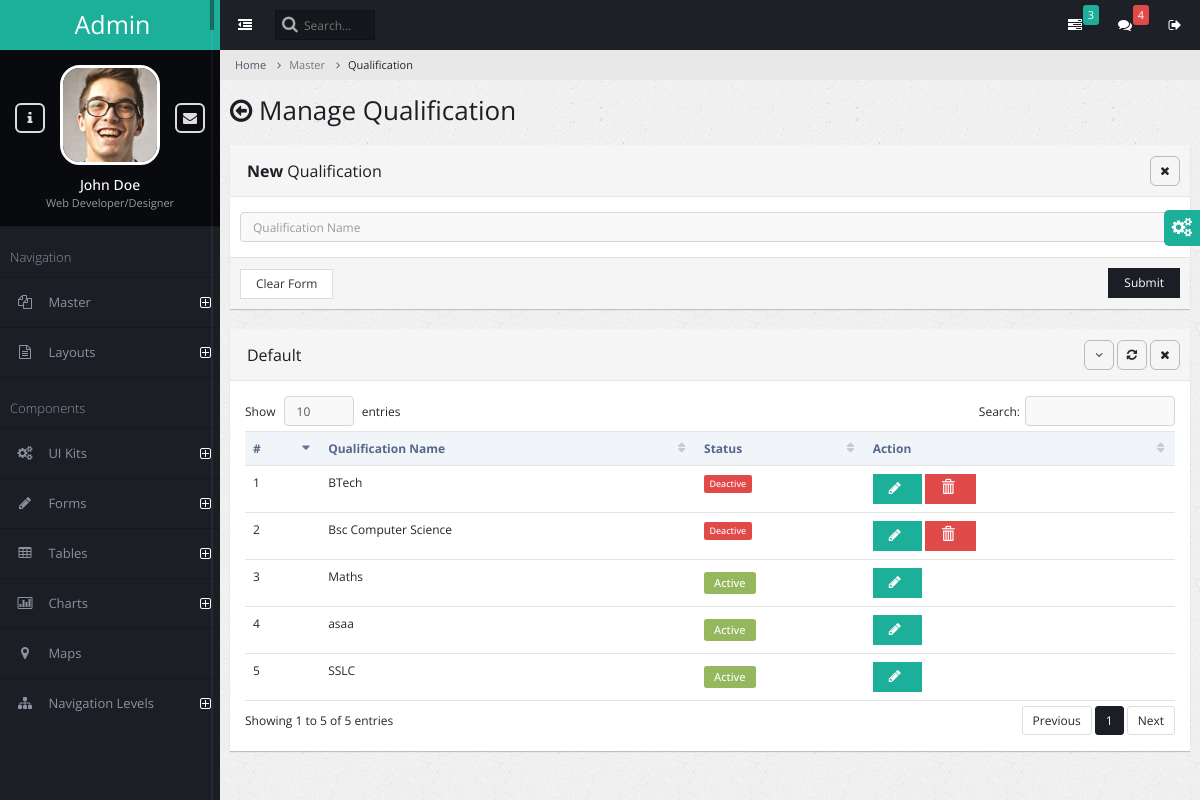
Before: /qualification/ with the older database file.
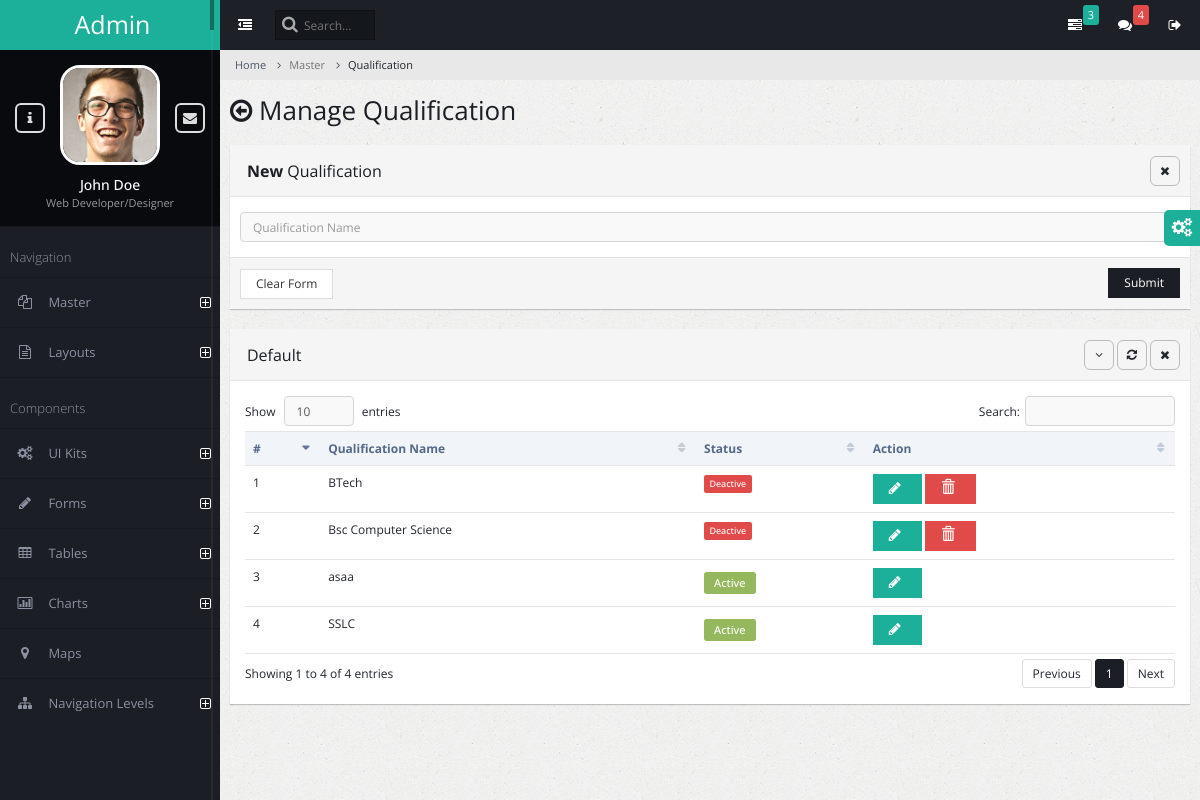
After: the same page with the newer database file.
### admin_master/models.py (models this page shows)
class AcademicQualification(models.Model):
    qualification_name = models.CharField(max_length=150)
    is_active = models.BooleanField(default=True)

### admin_master/views.py (the view, shortened to what this page needs)
# urls.py: path('qualification/', views.qualification_manage,name="qualification"),
def qualification_manage(request):
    success_message=None
    error_message = None
    academic_qualification = AcademicQualification.objects.all()
    context = {
        'errormessage': error_message,
        'successmessage': success_message,
        'academic_qualifications': academic_qualification,
    }
    return render(request, 'qualification_manage.html', context)

### admin_master/templates/qualification_manage.html (shortened to what the changed rows need)
{% extends 'admin_base.html' %}
{% block content %}
<div class="page-title">
    <h2><span class="fa fa-arrow-circle-o-left"></span> Manage Qualification</h2>
</div>
<div class="page-content-wrap">
    <div class="row">
        <div class="col-md-12">
            <div class="panel panel-default">
                <div class="panel-heading">
                    <h3 class="panel-title">Default</h3>
                    <ul class="panel-controls">
                    </ul>
                </div>
                <div class="panel-body">
                    <table class="table datatable">
                        <thead>
                            <tr>
                                <th>#</th>
                                <th>Qualification Name</th>
                                <th>Status</th>
                                <th>Action</th>
                            </tr>
                        </thead>
                        <tbody>
                            {% for academic_qualification in academic_qualifications %}
                            <tr id="{{academic_qualification.id}}">
                                <td>{{ forloop.counter }}</td>
                                <td>{{ academic_qualification.qualification_name }}</td>
                                <td>
                                    {% if academic_qualification.is_active %}
                                    <span class="label label-success label-form">Active</span>
                                    {% else %}
                                    <span class="label label-danger ">Deactive</span>
                                    {% endif %}
                                </td>
                                <td>
                                    <button class="btn btn-info" onclick="edit_pop_qualification({{academic_qualification.id}})">
                                        <span id ="spinner{{academic_qualification.id}}" class="fa fa-pencil"></span>
                                    </button>
                                    {% if not academic_qualification.is_active %}
                                    <a onclick="delete_qualification({{academic_qualification.id}})">
                                        <button class="btn btn-danger">
                                            <span class="glyphicon glyphicon-trash"></span>
                                        </button>
                                    </a>
                                    {% endif %}
                                </td>
                            </tr>
                            {% endfor %}
                        </tbody>
                    </table>
                </div>
            </div>
        </div>
    </div>
</div>
{% endblock %}

Changed rows visible on the page:
removed AcademicQualification: qualification_name "Maths", is_active "Active"
Other visible differences:
text written by a page script: "Show entries Search: Showing 1 to 5 of 5 entries Previous 1 Next" → "Show entries Search: Showing 1 to 4 of 4 entries Previous 1 Next"
